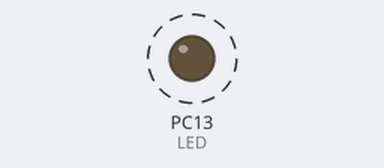
This program was run on a simulated STM32 Blue Pill. On the bench: output pins drawn as LEDs (lit = HIGH). Dashed ring = blinking.

Above: at 0.2 s.
Timing chart, 0 to 3.0 s (numbered marks = the images above):
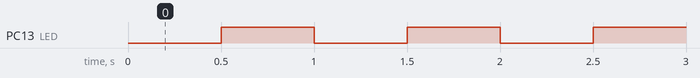

The program:

main.cpp
```cpp
#include <Arduino.h>

#ifdef LED_BUILTIN
#define LED LED_BUILTIN
#else
#define LED PC13
//#define LED PB13
#endif

// Uncomment this macro to do a Serial1 <--> Serial2 bridge test
//#define DO_BRIDGE_TEST

static int i=0;
void setup(){
    // Serial is a macro for Serial1 only if no USB CDC is used
    // otherwise it's the USB serial
#if USBCON
    Serial.begin(115200);
    Serial.println("Start on Serial(USB)!");
#endif
#ifdef HAVE_HWSERIAL1
    Serial1.begin(115200);
    Serial1.println("Start on Serial1!");
#endif
#ifdef HAVE_HWSERIAL2
    Serial2.begin(115200);
    Serial2.println("Start on Serial2!");
#endif
#ifdef HAVE_HWSERIAL3
    Serial3.begin(115200);
    Serial3.println("Start on Serial3!");
#endif
    pinMode(LED, OUTPUT);
}

void loop(){
#if !defined(DO_BRIDGE_TEST)
    digitalWrite(LED, LOW);
    delay(500);
    digitalWrite(LED, HIGH);
    delay(500);
#if USBCON
    Serial.println("SerialUSB Blinky nr. " + String(i));
#endif
#ifdef HAVE_HWSERIAL1
    Serial1.println("Serial1 Blinky nr. " + String(i));
#endif
#ifdef HAVE_HWSERIAL2
    Serial2.println("Serial2 Blinky nr. " + String(i));
#endif
#ifdef HAVE_HWSERIAL3
    Serial3.println("Serial3 Blinky nr. " + String(i));
#endif
    i++;
    /* Forward everything from Serial1 to Serial2 */
    /* Forward everything from Serial2 to Serial1 */
    /* Uses readString() for a timed read. */
    /* Use .setTimeout() to change this behavior. */
#elif defined(HAVE_HWSERIAL1) && defined(HAVE_HWSERIAL2)
    if(Serial1.available() > 0) {
        Serial2.print("From Serial1: " + Serial1.readString());
    }
    if(Serial2.available() > 0) {
        Serial1.print("From Serial2: " + Serial2.readString());
    }
#else
#error "Can't do bridge test because we either don't have HWSERIAL1 or 2."
#endif
}
```

Measured:
- by itself, PC13 (LED): alternates HIGH for 0.50 s and LOW for 0.50 s
